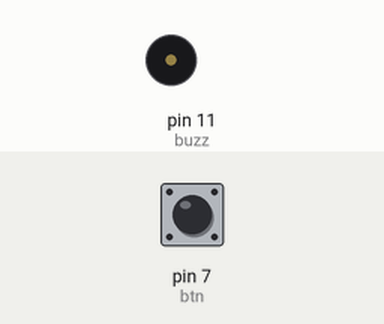
Simulated run of this sketch. Board: Arduino Uno, built with avr-gcc and run on an emulated ATmega328P. On the bench: buzzer (waves = sounding, pin HIGH). The inputs (shaded band) are chosen by the test bench; at power-on: pin 7 (btn) LOW.

Above: at 1.2 s.
1.3 s: pin 7 (btn) pulled HIGH for 0.15 s
At 1.7 s:
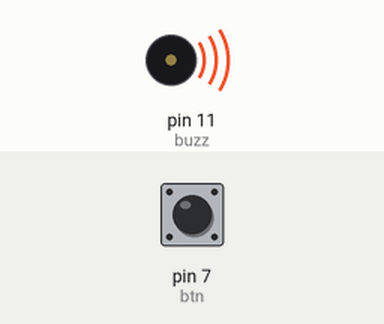
3.5 s: pin 7 (btn) pulled HIGH for 3.2 s
At 8.4 s:
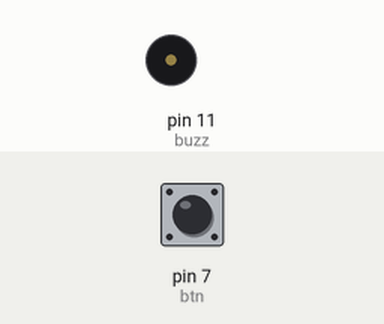
Timing chart, 0 to 9.9 s (numbered marks = the images above; inputs shaded):
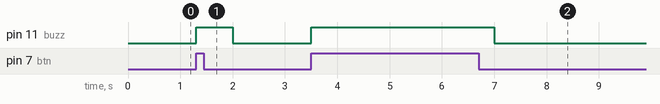

The sketch:

ProyectoBocina.ino
```cpp
int btn=7;
int buzz=11;

void setup() {
  pinMode(btn,INPUT);
  pinMode(buzz,OUTPUT);
}

void loop() {
  if(digitalRead(btn)){
    digitalWrite(buzz,HIGH);
    delay(700);
  }else
  digitalWrite(buzz,LOW);

}
```

Measured:
- after the input at 1.3 s, pin 11 (buzz): LOW → HIGH at once, → LOW 0.70 s later
- after the input at 3.5 s, pin 11 (buzz): LOW → HIGH at once, → LOW 3.5 s later
